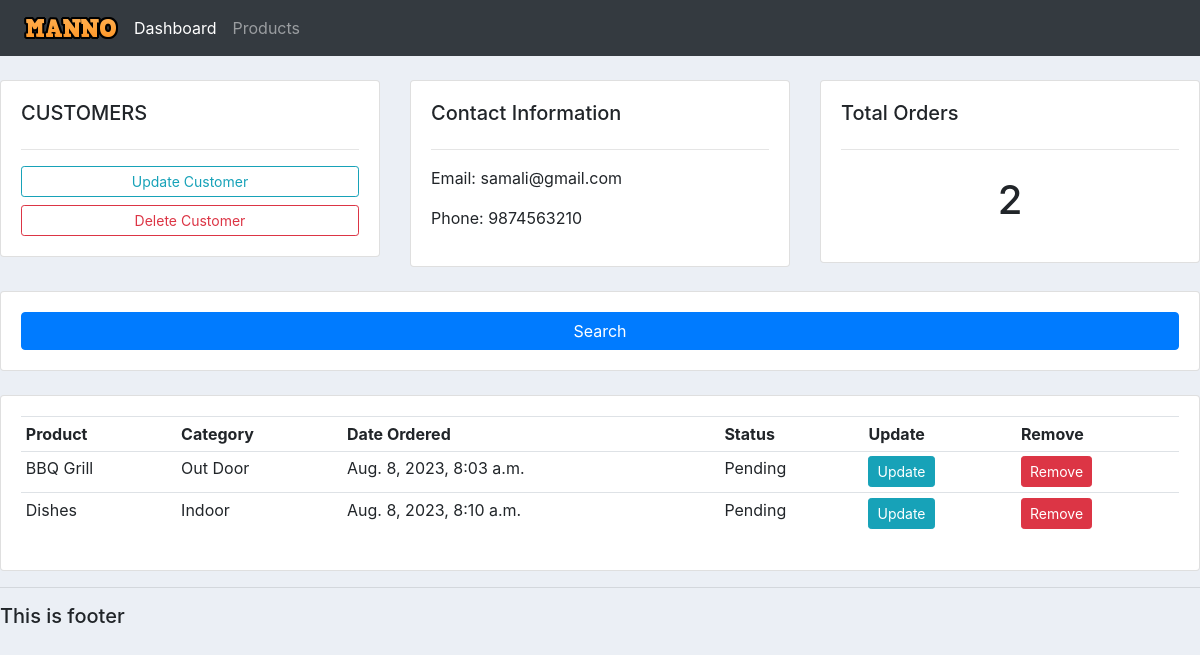
The app's page /customers/1 with its own data.
### accounts/models.py (models this page shows, shortened)
class Customer(models.Model):
    name = models.CharField(max_length=255, null=True)
    phone = models.CharField(max_length=255, null=True)
    email = models.CharField(max_length=255, null=True)
    date_created = models.DateTimeField(auto_now_add=True, null=True)

class Order(models.Model):
    customer = models.ForeignKey(Customer, null=True, on_delete=models.SET_NULL)
    product = models.ForeignKey(Product, null=True, on_delete=models.SET_NULL)
    STATUS = (  #for dropdown
        ('Pending','Pending'),
        ('Out for Delivery','Out for Delivery'),
        ('Delivered','Delivered'),
        )
    date_created = models.DateTimeField(auto_now_add=True, null=True)
    status = models.CharField(max_length=255, null=True, choices=STATUS)

class Product(models.Model):
    CATEGORY = (   #for dropdown
        ('Indoor','Indoor'),
        ('Out Door','Out Door'),
        )
    name = models.CharField(max_length=255, null=True)
    price = models.FloatField(null=True)
    category = models.CharField(max_length=255, null=True, choices=CATEGORY)
    description =models.CharField(max_length=255, null=True)
    date_created = models.DateTimeField(auto_now_add=True, null=True)
    tags = models.ManyToManyField(Tag)
    def __str__(self):
        return self.name

### accounts/views.py (the view)
# urls.py: path('customers/<str:pk>',views.customers, name='customers')
def customers(request, pk):
    customer = Customer.objects.get(id=pk)
    orders = customer.order_set.all()
    orders_count = orders.count()
    context = {'customer': customer, 'orders':orders, 'orders_count':orders_count}
    return render(request, 'accounts/customers.html', context)

### accounts/templates/accounts/customers.html (shortened to what this page needs)
{% extends 'accounts/main.html' %}
{% block content %}
<br>
<div class = 'row'>
    <div class = 'col-md'>
        <div class="card card-body">
            <h5>CUSTOMERS</h5>
            <hr>
            <a class="btn btn-outline-info btn-sm btn-block" href="">Update Customer</a>
            <a class="btn btn-outline-danger btn-sm btn-block" href="">Delete Customer</a>
        </div>
    </div>
    <div class="col-md">
        <div class="card card-body">
            <h5>Contact Information</h5>
            <hr>
            <p>Email: {{customer.email}}</p>
            <p>Phone: {{customer.phone}}</p>
        </div>
    </div>
    <div class="col-md">
        <div class="card card-body">
            <h5>Total Orders</h5>
            <hr>
            <h1 style="text-align: center; padding: 10px;">{{orders_count}}</h1>
        </div>
    </div>
</div>
<br>
<div class = 'row'>
    <div class = 'col'>
        <div class="card card-body">
            <button class="btn btn-primary" type="submit">Search</button>
        </div>
    </div>
</div>
<br>
<div class = 'row'>
    <div class = 'col-md'>
        <div class="card card-body">
            <table class="table table-sm">
                <tr>
                    <th>Product</th>
                    <th>Category</th>
                    <th>Date Ordered</th>
                    <th>Status</th>
                    <th>Update</th>
                    <th>Remove</th>
                </tr>
                {% for order in orders %}
                   <tr>
                        <td>{{order.product}}</td>
                        <td>{{order.product.category}}</td>
                        <td>{{order.date_created}}</td>
                        <td>{{order.status}}</td>
                        <td><a class="btn btn-sm btn-info", href="">Update</a></td>
                        <td><a class="btn btn-sm btn-danger", href="">Remove</a></td>
                   </tr>
                {% endfor %}
            </table>
        </div>
    </div>
</div>
{% endblock %}

### static/css/main.css (style rules this page uses)
body { background-color: #ebeff5; }

### records on screen
Customer: email "samali@gmail.com", phone "9874563210"
Order: product "BBQ Grill", product.category "Out Door", date_created "Aug. 8, 2023, 8:03 a.m.", status "Pending"
Order: product "Dishes", product.category "Indoor", date_created "Aug. 8, 2023, 8:10 a.m.", status "Pending"

### other values on screen
{{ orders_count }} "2"
